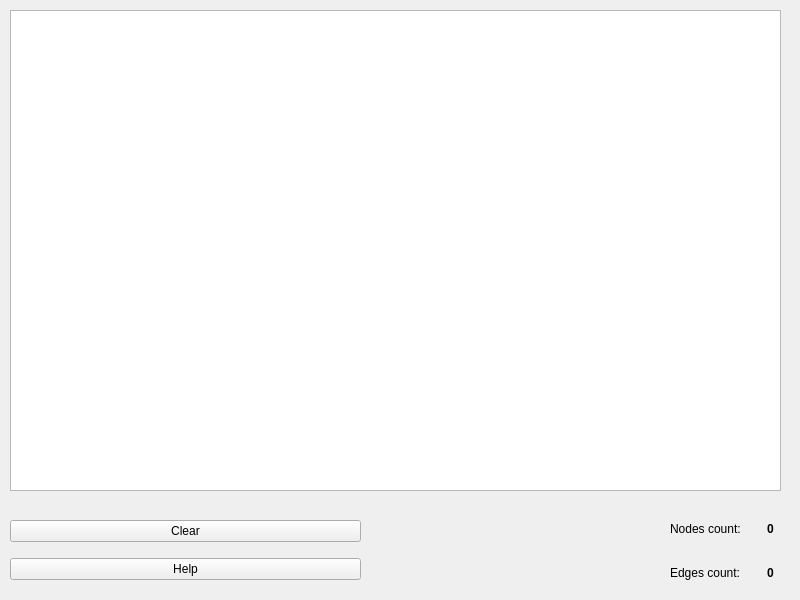
<?xml version="1.0" encoding="UTF-8"?>
<ui version="4.0">
 <class>Widget</class>
 <widget class="QWidget" name="Widget">
  <property name="geometry">
   <rect>
    <x>0</x>
    <y>0</y>
    <width>800</width>
    <height>600</height>
   </rect>
  </property>
  <property name="windowTitle">
   <string>Widget</string>
  </property>
  <widget class="QGraphicsView" name="graphicsView">
   <property name="geometry">
    <rect>
     <x>10</x>
     <y>10</y>
     <width>771</width>
     <height>481</height>
    </rect>
   </property>
  </widget>
  <widget class="QWidget" name="verticalLayoutWidget">
   <property name="geometry">
    <rect>
     <x>10</x>
     <y>510</y>
     <width>351</width>
     <height>81</height>
    </rect>
   </property>
   <layout class="QVBoxLayout" name="verticalLayout">
    <item>
     <widget class="QPushButton" name="pushButton">
      <property name="text">
       <string>Clear</string>
      </property>
     </widget>
    </item>
    <item>
     <widget class="QPushButton" name="pushButton_2">
      <property name="text">
       <string>Help</string>
      </property>
     </widget>
    </item>
   </layout>
  </widget>
  <widget class="QWidget" name="verticalLayoutWidget_2">
   <property name="geometry">
    <rect>
     <x>670</x>
     <y>510</y>
     <width>81</width>
     <height>81</height>
    </rect>
   </property>
   <layout class="QVBoxLayout" name="verticalLayout_2">
    <item>
     <widget class="QLabel" name="label">
      <property name="text">
       <string>Nodes count:</string>
      </property>
     </widget>
    </item>
    <item>
     <widget class="QLabel" name="label_2">
      <property name="text">
       <string>Edges count:</string>
      </property>
     </widget>
    </item>
   </layout>
  </widget>
  <widget class="QWidget" name="verticalLayoutWidget_3">
   <property name="geometry">
    <rect>
     <x>750</x>
     <y>510</y>
     <width>41</width>
     <height>81</height>
    </rect>
   </property>
   <layout class="QVBoxLayout" name="verticalLayout_3">
    <item>
     <widget class="QLabel" name="label_3">
      <property name="font">
       <font>
        <weight>75</weight>
        <bold>true</bold>
       </font>
      </property>
      <property name="text">
       <string>0</string>
      </property>
      <property name="alignment">
       <set>Qt::AlignCenter</set>
      </property>
     </widget>
    </item>
    <item>
     <widget class="QLabel" name="label_4">
      <property name="font">
       <font>
        <weight>75</weight>
        <bold>true</bold>
       </font>
      </property>
      <property name="text">
       <string>0</string>
      </property>
      <property name="alignment">
       <set>Qt::AlignCenter</set>
      </property>
     </widget>
    </item>
   </layout>
  </widget>
 </widget>
 <resources/>
 <connections/>
</ui>
